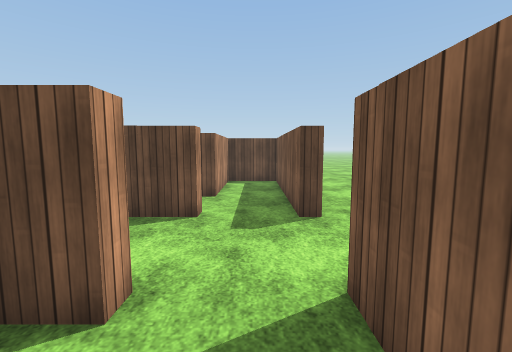
[1] (above)

21 first-person views from a walk through a 3-D level made in the Unity game engine. The camera is 1.5 m above the floor, tilts 6° down and sees 90° across. The floor is counted in squares, 1 m on a side. Each view is taken from the middle of a square. On the plan, view 1 faces up. The plan holds only what a view shows up to about 13 squares ahead; the rest is blank. The place goes on beyond the plan. The terrain is drawn as flat ground. The player character is not drawn. Some animated figures are left out. Surface patterns are stand-ins for the level's own textures.

[2]
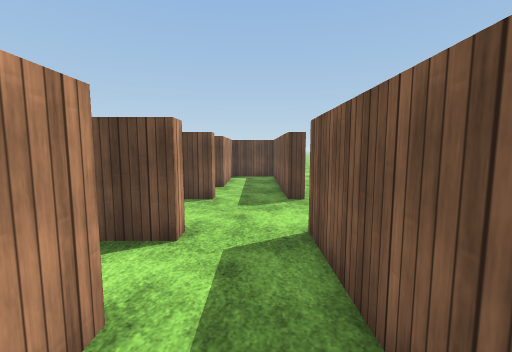

[3]
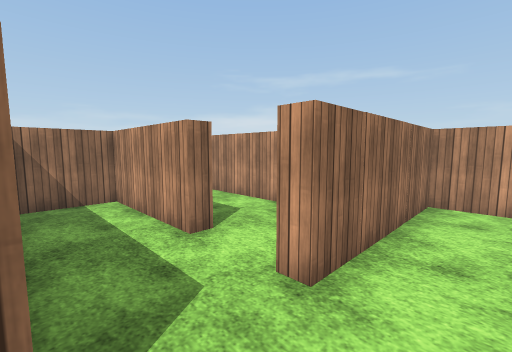

[4]
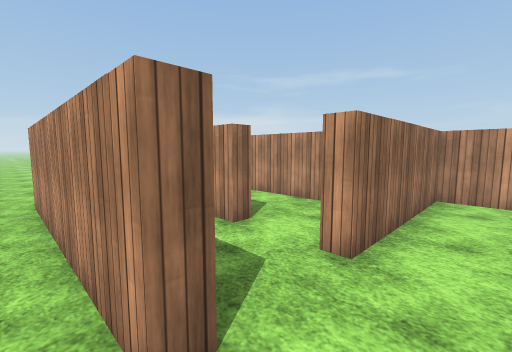

[5]
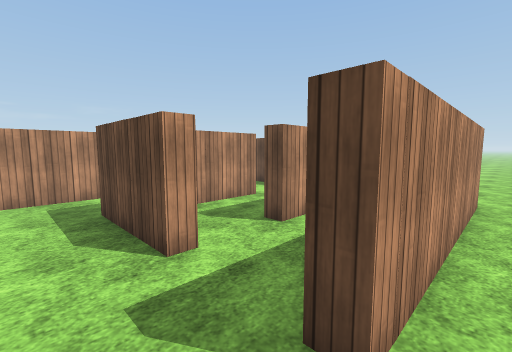

[6]
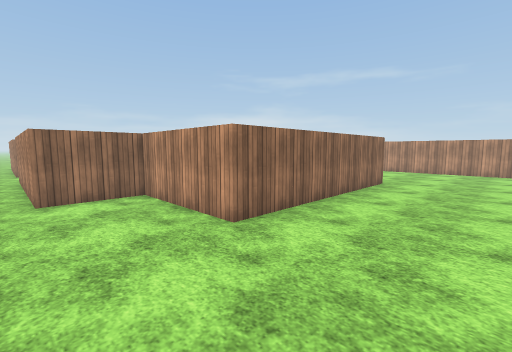

[7]
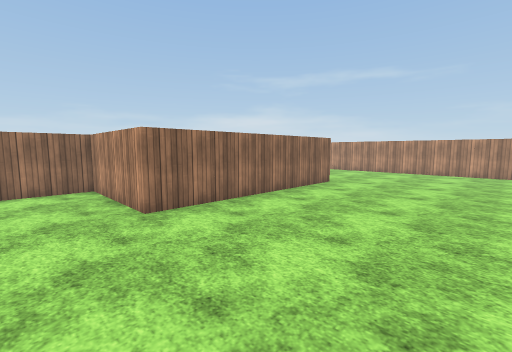

[8]
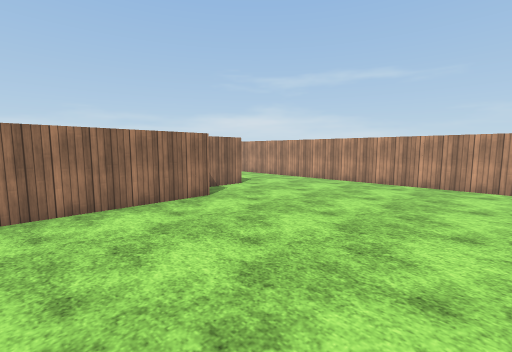

[9]
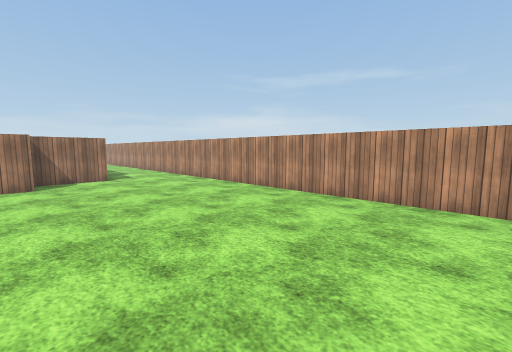

[10]
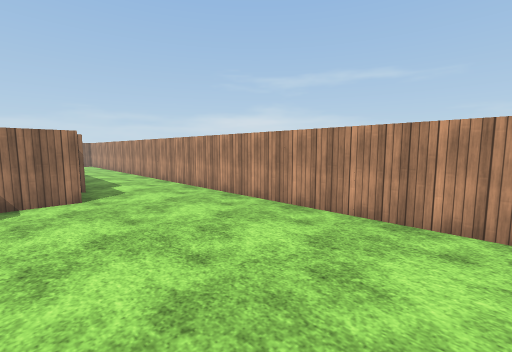

[11]
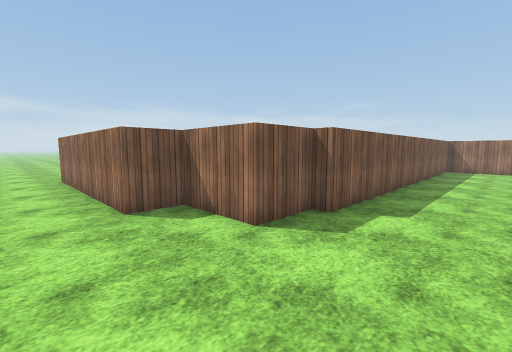

[12]
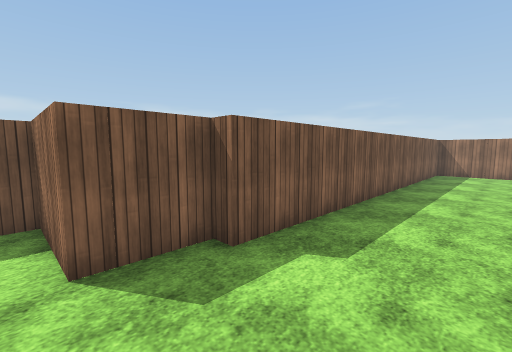

[13]
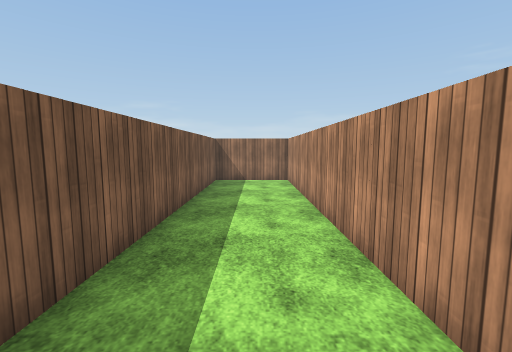

[14]
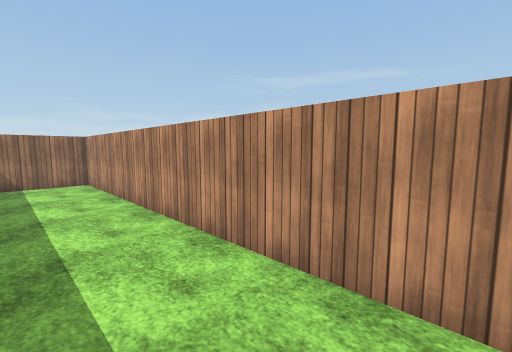

[15]
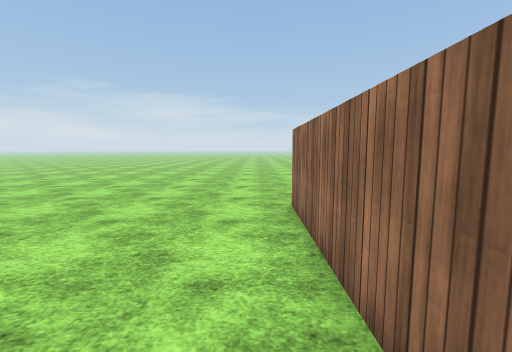

[16]
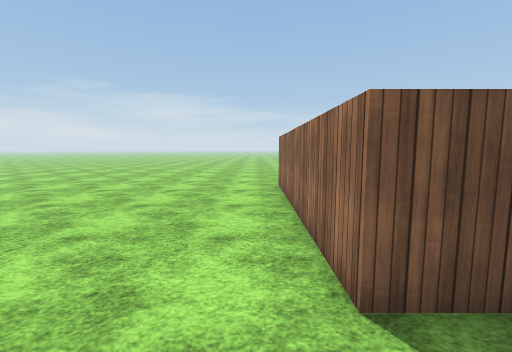

[17]
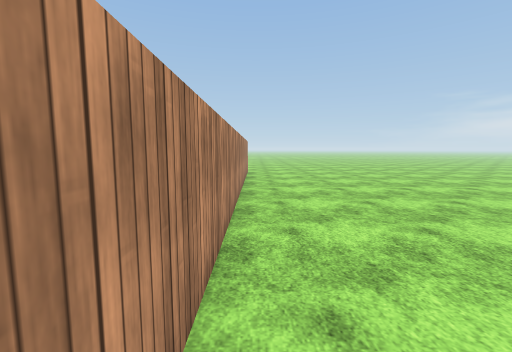

[18]
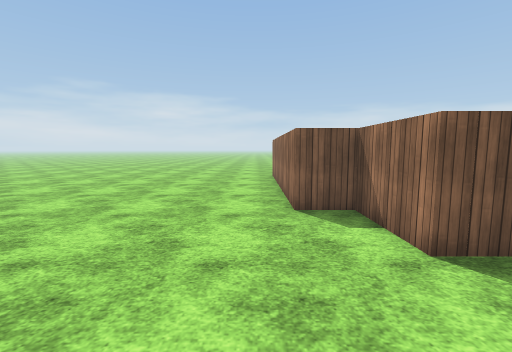

[19]
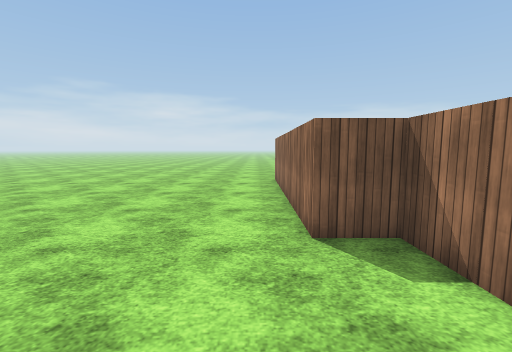

[20]
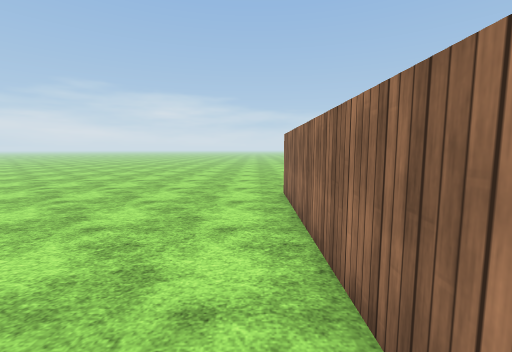

[21]
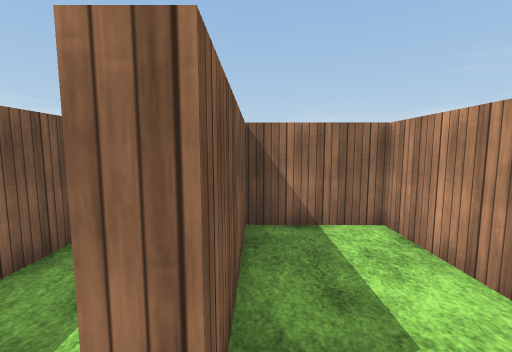

### Floor plan
Points are (right, up) in squares from view 1. A wall is a line through its corners. A room is listed if a view was taken in it or the views show most of it. See-through windows are left out.
Room 1 (views 1, 2)
walls: (-1.8, 0.1) (-1.3, 0.1) (-1.3, -3.9) (0.9, -3.9); (1, -3) (1, 1.5)
ways out: opening at (-0.5, 2) to room 2; opening at (-2, 1) to room 4
Room 2 (views 3, 4, 5)
walls: (1, 1.5) (1, 2.5) (1.5, 2.5) (1.5, -4.5); (-1.3, 6.1) (-1.3, 5.6) (-4.6, 5.6); (-6.8, 6.1) (-6.8, 2.5) (-1.3, 2.5) (-1.3, 2.1); (1.5, 12.6) (1.5, 5.6) (1, 5.6) (1, 6.6)
ways out: opening at (-0.5, 2) to room 1; opening at (2.5, 13) to room 3; opening at (-0.5, 6) to room 5
Room 3 (views 6, 7, 8, 9, 10, 11, 12, 13, 14, 15, 16, 17, 18, 19, 20)
walls: (-16.5, 30) (-16.5, -1.4) (-13, -1.4) (-13, 13.5) (-12.5, 13.5) (-12.5, 15.5) (-9.8, 15.5) (-9.8, 17) (-1.3, 17) (-1.3, 12.6) (1.5, 12.6)
ways out: opening at (2.5, 13) to room 2
Room 4 (view 21)
walls: (-4.5, 0.2) (-4.5, -3.9) (-1.8, -3.9) (-1.8, 0.1); (-1.3, 2.1) (-2.6, 2.1)
ways out: opening at (-2, 1) to room 1
Room 5 (no view inside)
walls: (1, 6.6) (1, 11.7); (1, 12) (-1.3, 12) (-1.3, 8.1)
ways out: opening at (-0.5, 6) to room 2; opening at (-2, 7)

Where each view was taken, in squares from view 1:
view 1: 0 up, 0 right, facing up
view 2: 2 down, 0 right, facing up
view 3: 4 up, 1 right, facing down-left
view 4: 4 up, 2 right, facing down-left
view 5: 4 up, 2 right, facing up-left
view 6: 21 up, 2 right, facing down-left
view 7: 23 up, 1 right, facing down-left
view 8: 24 up, 5 left, facing down-left
view 9: 29 up, 9 left, facing down-left
view 10: 24 up, 11 left, facing down-left
view 11: 19 up, 16 left, facing down-right
view 12: 16 up, 16 left, facing down-right
view 13: 11 up, 15 left, facing down
view 14: 11 up, 14 left, facing down-left
view 15: 18 up, 8 left, facing right
view 16: 18 up, 12 left, facing right
view 17: 19 up, 16 left, facing up
view 18: 18 up, 16 left, facing right
view 19: 18 up, 14 left, facing right
view 20: 18 up, 10 left, facing right
view 21: 1 up, 2 left, facing down
